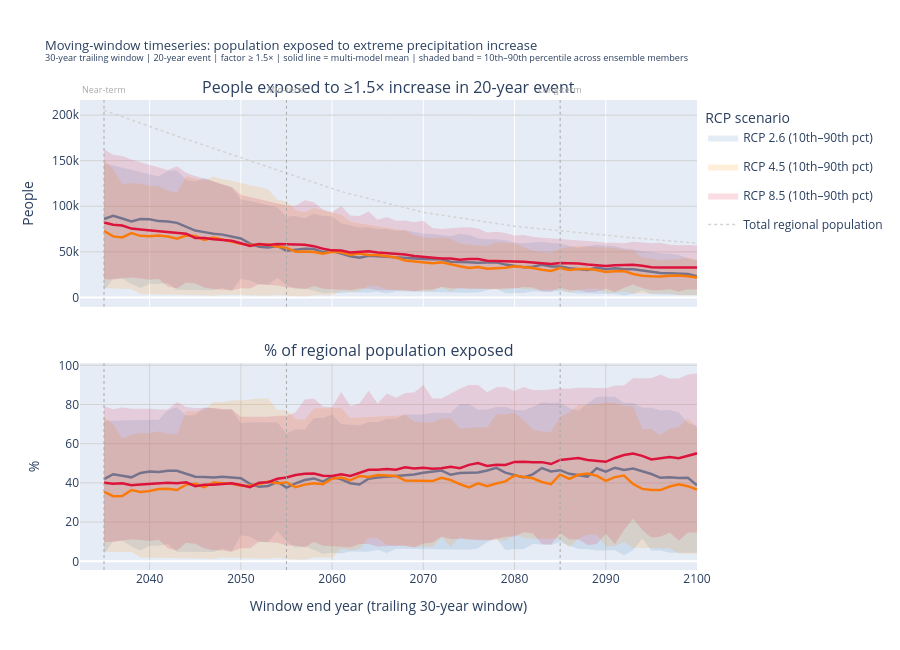

The notebook cell saved with this chart:
### Code cell
# Semi-transparent band colours matching rcp_colors (steelblue / darkorange / crimson)
rcp_band_colors = {
    'rcp_2_6': 'rgba(70,130,180,0.15)',
    'rcp_4_5': 'rgba(255,140,0,0.15)',
    'rcp_8_5': 'rgba(220,20,60,0.15)',
}

fig = make_subplots(
    rows=2, cols=1,
    shared_xaxes=True,
    subplot_titles=[
        f'People exposed to \u2265{factor_threshold}\u00d7 increase in {rp_exposure}-year event',
        '% of regional population exposed',
    ],
    vertical_spacing=0.12,
)

for rcp in rcps:
    rcp_ts     = ts_df[ts_df['rcp'] == rcp].sort_values('year')
    color      = rcp_colors[rcp]
    band_color = rcp_band_colors[rcp]
    label      = rcp_labels[rcp]

    # ---- absolute exposure (row 1) ----
    # 10th–90th percentile uncertainty band
    fig.add_trace(go.Scatter(
        x=rcp_ts['year'], y=rcp_ts['p10_exposed_pop'],
        mode='lines', line=dict(width=0), showlegend=False,
        hoverinfo='skip', legendgroup=rcp,
    ), row=1, col=1)
    fig.add_trace(go.Scatter(
        x=rcp_ts['year'], y=rcp_ts['p90_exposed_pop'],
        mode='lines', line=dict(width=0),
        fill='tonexty', fillcolor=band_color,
        name=f'{label} (10th–90th pct)', legendgroup=rcp, showlegend=True,
        hovertemplate=f'{label} p90<br>Year: %{{x}}<br>%{{y:,.0f}}<extra></extra>',
    ), row=1, col=1)
    # Ensemble mean line
    fig.add_trace(go.Scatter(
        x=rcp_ts['year'], y=rcp_ts['exposed_pop'],
        mode='lines', name=label, legendgroup=rcp, showlegend=False,
        line=dict(color=color, width=2.5),
        hovertemplate=f'{label} mean<br>Year: %{{x}}<br>%{{y:,.0f}}<extra></extra>',
    ), row=1, col=1)

    # ---- % exposed (row 2) ----
    fig.add_trace(go.Scatter(
        x=rcp_ts['year'], y=rcp_ts['pct_p10'],
        mode='lines', line=dict(width=0), showlegend=False,
        hoverinfo='skip', legendgroup=rcp,
    ), row=2, col=1)
    fig.add_trace(go.Scatter(
        x=rcp_ts['year'], y=rcp_ts['pct_p90'],
        mode='lines', line=dict(width=0),
        fill='tonexty', fillcolor=band_color,
        name=f'{label} (10th–90th pct)', legendgroup=rcp, showlegend=False,
        hovertemplate=f'{label} p90<br>Year: %{{x}}<br>%{{y:.1f}}%<extra></extra>',
    ), row=2, col=1)
    fig.add_trace(go.Scatter(
        x=rcp_ts['year'], y=rcp_ts['pct_exposed'],
        mode='lines', name=label, legendgroup=rcp, showlegend=False,
        line=dict(color=color, width=2.5),
        hovertemplate=f'{label} mean<br>Year: %{{x}}<br>%{{y:.1f}}%<extra></extra>',
    ), row=2, col=1)

# Total regional population (dotted grey reference)
pop_total_ts = ts_df[ts_df['rcp'] == rcps[0]].sort_values('year')
fig.add_trace(go.Scatter(
    x=pop_total_ts['year'], y=pop_total_ts['total_pop'],
    mode='lines', name='Total regional population',
    line=dict(color='lightgrey', width=1.5, dash='dot'),
    hovertemplate='Total pop (year %{x}): %{y:,.0f}<extra></extra>',
), row=1, col=1)

# Mark future period mid-years
for period_name, (pstart, pend) in future_periods.items():
    mid         = (pstart + pend) // 2
    label_short = period_name.split(' ')[0]
    for row in [1, 2]:
        fig.add_vline(
            x=mid, line_dash='dot', line_color='darkgrey', line_width=1,
            row=row, col=1,
        )
    fig.add_annotation(
        x=mid, y=1.04, text=label_short,
        showarrow=False, font=dict(size=9, color='darkgrey'),
        xref='x', yref='paper',
    )

fig.update_yaxes(title_text='People', showgrid=True, gridcolor='lightgrey', row=1, col=1)
fig.update_yaxes(title_text='%',      showgrid=True, gridcolor='lightgrey', row=2, col=1)
fig.update_xaxes(
    title_text='Window end year (trailing 30-year window)',
    showgrid=True, gridcolor='lightgrey',
    row=2, col=1,
)
fig.update_layout(
    title=dict(
        text=(
            f'Moving-window timeseries: population exposed to extreme precipitation increase<br>'
            f'<sup>30-year trailing window | {rp_exposure}-year event | '
            f'factor \u2265 {factor_threshold}\u00d7 | solid line = multi-model mean | '
            f'shaded band = 10th\u201390th percentile across ensemble members</sup>'
        ),
        font=dict(size=13),
    ),
    legend=dict(title='RCP scenario', x=1.01, y=0.99, xanchor='left', yanchor='top'),
    autosize=True, height=650,
)
fig.show(config={'displayModeBar': True, 'responsive': True})
